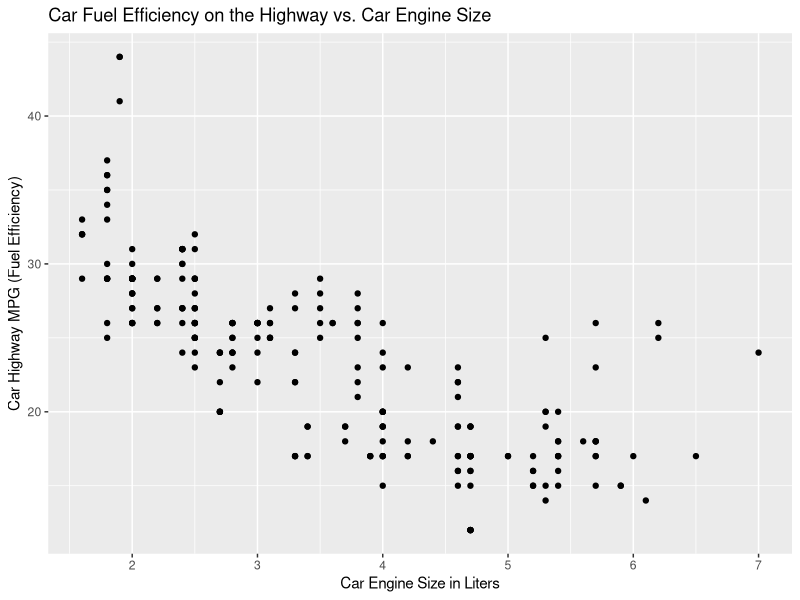
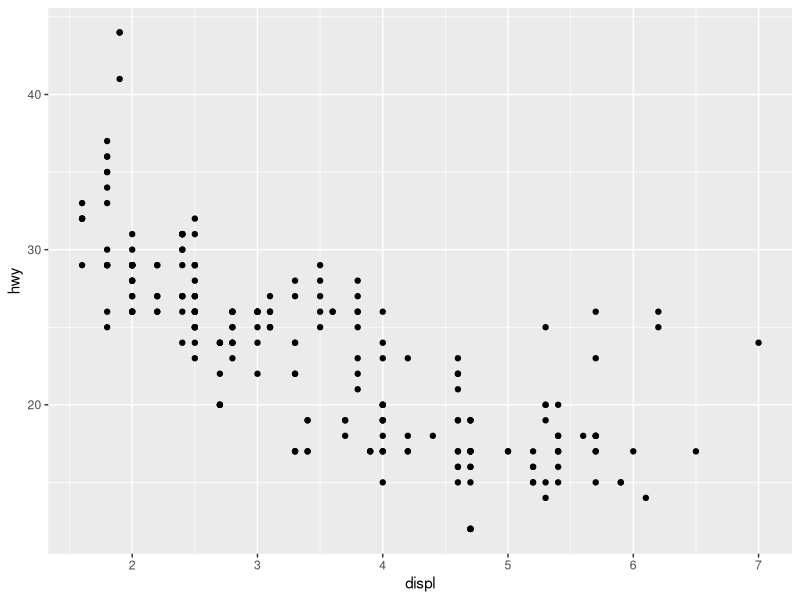

These charts were generated, in order, by the following R code:
## ---- chunk 1
library(ggplot2)

ggplot(data = mpg) +
  geom_point(aes(x = displ, y = hwy)) +
  labs(title = "Car Fuel Efficiency on the Highway vs. Car Engine Size",
       x = "Car Engine Size in Liters",
       y = "Car Highway MPG (Fuel Efficiency)")
## ---- chunk 2
library(ggplot2)

ggplot(data = mpg) +
  geom_point(mapping = aes(x = displ, y = hwy))
